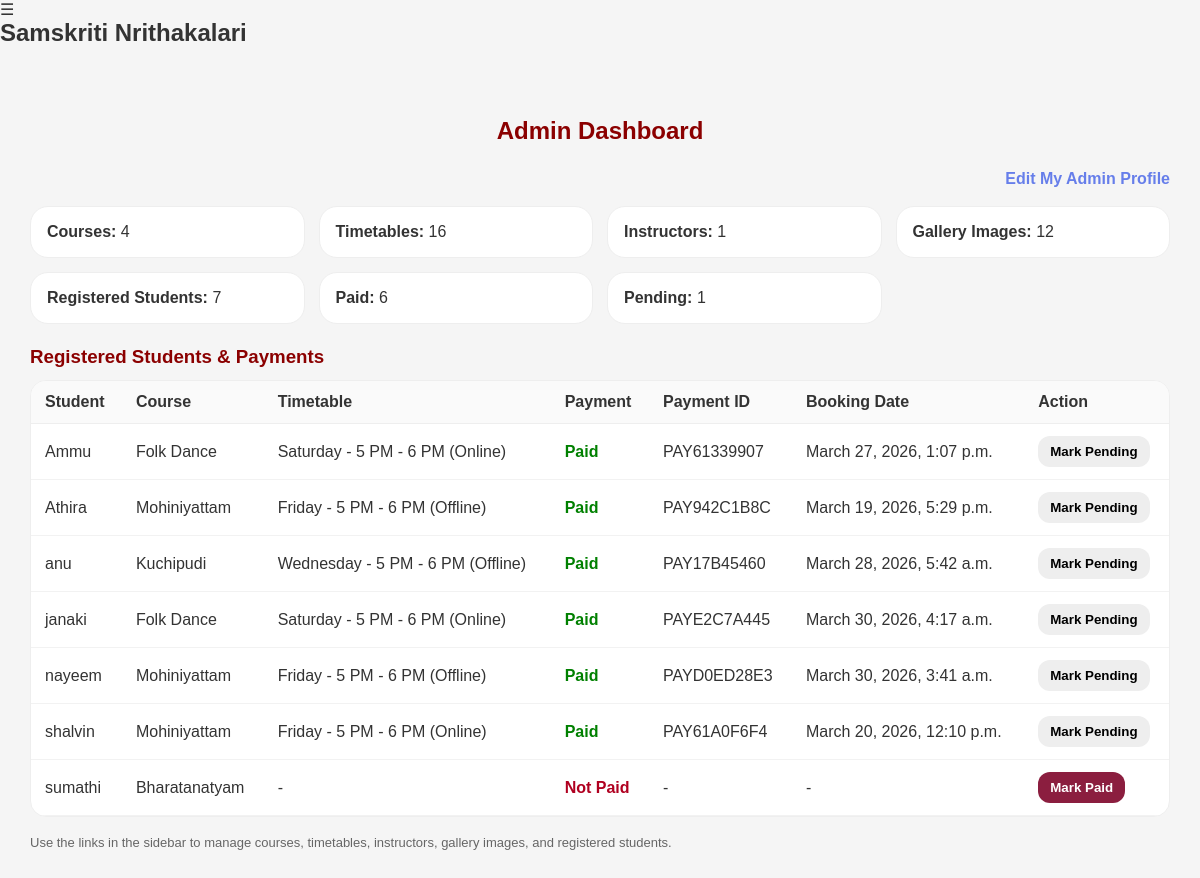
The page /admin-dashboard/ (signed in) on the database its author committed.
### core/models.py (models this page shows, shortened)
class UserProfile(models.Model):
    user = models.OneToOneField(User, on_delete=models.CASCADE)
    date_of_birth = models.DateField(null=True, blank=True)
    phone = models.CharField(max_length=15)
    address = models.TextField(blank=True, default="")
    profile_image = models.ImageField(upload_to="profile_images/", blank=True, null=True)
    selected_course = models.ForeignKey(
        Course,
        on_delete=models.SET_NULL,
        null=True,
        blank=True,
        related_name="selected_by_students",
    )
    selected_timetable = models.ForeignKey(
        Timetable,
        on_delete=models.SET_NULL,
        null=True,
        blank=True,
        related_name="selected_by_students",
    )
    admission_fee_paid = models.BooleanField(default=False)
    payment_id = models.CharField(max_length=100, blank=True, null=True)
    class Meta:
        ordering = ["user__username"]

class Course(models.Model):
    name = models.CharField(max_length=100, default="Course")
    description = models.TextField(blank=True)
    duration = models.CharField(max_length=50, blank=True)
    fee = models.DecimalField(max_digits=10, decimal_places=0, default=1000)
    is_active = models.BooleanField(default=True)
    image = models.ImageField(upload_to="course_images/", blank=True, null=True)
    class Meta:
        ordering = ["name"]

class Timetable(models.Model):
    MODE_ONLINE = "Online"
    MODE_OFFLINE = "Offline"
    MODE_CHOICES = [
        (MODE_ONLINE, "Online"),
        (MODE_OFFLINE, "Offline"),
    ]
    course = models.ForeignKey(Course, on_delete=models.CASCADE, related_name="timetables")
    day = models.CharField(max_length=20)
    time = models.CharField(max_length=50)
    mode = models.CharField(max_length=10, choices=MODE_CHOICES)
    class Meta:
        ordering = ["course__name", "day", "time"]
        unique_together = ("course", "day", "time", "mode")

class Booking(models.Model):
    PAYMENT_PENDING = "Pending"
    PAYMENT_PAID = "Paid"
    PAYMENT_STATUS_CHOICES = [
        (PAYMENT_PENDING, "Pending"),
        (PAYMENT_PAID, "Paid"),
    ]
    STATUS_ACTIVE = "Active"
    STATUS_CANCELLED = "Cancelled"
    BOOKING_STATUS_CHOICES = [
        (STATUS_ACTIVE, "Active"),
        (STATUS_CANCELLED, "Cancelled"),
    ]
    profile = models.OneToOneField(
        UserProfile, on_delete=models.CASCADE, related_name="booking"
    )
    course = models.ForeignKey(Course, on_delete=models.CASCADE)
    timetable = models.ForeignKey(Timetable, on_delete=models.CASCADE)
    booking_date = models.DateTimeField(auto_now_add=True)
    payment_status = models.CharField(
        max_length=20,
        choices=PAYMENT_STATUS_CHOICES,
        default=PAYMENT_PENDING,
    )
    payment_id = models.CharField(max_length=100, blank=True, null=True)
    status = models.CharField(
        max_length=20,
        choices=BOOKING_STATUS_CHOICES,
        default=STATUS_ACTIVE,
    )
    class Meta:
        ordering = ["-booking_date"]

### core/views.py (the view, shortened to what this page needs)
# urls.py: path("admin-dashboard/", views.admin_dashboard, name="admin_dashboard"),
@login_required
def admin_dashboard(request):
    if not is_admin_user(request.user):
        return redirect("dashboard")
    courses_count = Course.objects.count()
    timetables_count = Timetable.objects.count()
    instructors_count = Instructor.objects.count()
    gallery_count = GalleryImage.objects.count()
    students_count = (
        UserProfile.objects.exclude(user__is_staff=True).exclude(user__is_superuser=True).count()
    )
    paid_count = (
        UserProfile.objects.exclude(user__is_staff=True)
        .exclude(user__is_superuser=True)
        .filter(admission_fee_paid=True)
        .count()
    )
    pending_count = (
        UserProfile.objects.exclude(user__is_staff=True)
        .exclude(user__is_superuser=True)
        .filter(admission_fee_paid=False)
        .count()
    )
    students = (
        UserProfile.objects.select_related(
            "user", "selected_course", "selected_timetable", "booking"
        )
        .exclude(user__is_staff=True)
        .exclude(user__is_superuser=True)
        .order_by("user__username")
    )
    return render(
        request,
        "admin_dashboard.html",
        {
            "courses_count": courses_count,
            "timetables_count": timetables_count,
            "instructors_count": instructors_count,
            "gallery_count": gallery_count,
            "students_count": students_count,
            "paid_count": paid_count,
            "pending_count": pending_count,
            "students": students,
        },
    )

### core/views.py (called while the page is built)
def is_admin_user(user):
    return bool(user and user.is_authenticated and (user.is_staff or user.is_superuser))

### templates/admin_dashboard.html (shortened to what this page needs)
{% extends 'base.html' %}
{% block content %}
<div style="max-width:1200px;margin:40px auto;padding:30px;">
    <h2 style="text-align:center;color:#8B0000;margin-bottom:25px;">Admin Dashboard</h2>
    <div style="text-align:right;margin-bottom:18px;">
        <a
            href="{% url 'admin_profile' %}"
            style="color:#667eea;font-weight:800;text-decoration:none;"
        >
            Edit My Admin Profile
        </a>
    </div>
    <div style="display:grid;grid-template-columns:repeat(auto-fit,minmax(220px,1fr));gap:14px;margin-bottom:22px;">
        <div style="background:#fff;border:1px solid #eee;border-radius:18px;padding:16px;">
            <b>Courses:</b> {{ courses_count }}
        </div>
        <div style="background:#fff;border:1px solid #eee;border-radius:18px;padding:16px;">
            <b>Timetables:</b> {{ timetables_count }}
        </div>
        <div style="background:#fff;border:1px solid #eee;border-radius:18px;padding:16px;">
            <b>Instructors:</b> {{ instructors_count }}
        </div>
        <div style="background:#fff;border:1px solid #eee;border-radius:18px;padding:16px;">
            <b>Gallery Images:</b> {{ gallery_count }}
        </div>
        <div style="background:#fff;border:1px solid #eee;border-radius:18px;padding:16px;">
            <b>Registered Students:</b> {{ students_count }}
        </div>
        <div style="background:#fff;border:1px solid #eee;border-radius:18px;padding:16px;">
            <b>Paid:</b> {{ paid_count }}
        </div>
        <div style="background:#fff;border:1px solid #eee;border-radius:18px;padding:16px;">
            <b>Pending:</b> {{ pending_count }}
        </div>
    </div>
    <h3 style="color:#8B0000;margin:10px 0 12px;">Registered Students & Payments</h3>
    {% if students %}
        <div style="overflow:auto;border-radius:16px;border:1px solid #eee;background:white;">
            <table style="width:100%;border-collapse:collapse;">
                <thead>
                    <tr style="background:#fafafa;">
                        <th style="text-align:left;padding:12px 14px;border-bottom:1px solid #eee;">Student</th>
                        <th style="text-align:left;padding:12px 14px;border-bottom:1px solid #eee;">Course</th>
                        <th style="text-align:left;padding:12px 14px;border-bottom:1px solid #eee;">Timetable</th>
                        <th style="text-align:left;padding:12px 14px;border-bottom:1px solid #eee;">Payment</th>
                        <th style="text-align:left;padding:12px 14px;border-bottom:1px solid #eee;">Payment ID</th>
                        <th style="text-align:left;padding:12px 14px;border-bottom:1px solid #eee;">Booking Date</th>
                        <th style="text-align:left;padding:12px 14px;border-bottom:1px solid #eee;">Action</th>
                    </tr>
                </thead>
                <tbody>
                    {% for st in students %}
                        <tr>
                            <td style="padding:12px 14px;border-bottom:1px solid #f2f2f2;">
                                {{ st.user.username }}
                            </td>
                            <td style="padding:12px 14px;border-bottom:1px solid #f2f2f2;">
                                {% if st.selected_course %}{{ st.selected_course.name }}{% else %}-{% endif %}
                            </td>
                            <td style="padding:12px 14px;border-bottom:1px solid #f2f2f2;">
                                {% if st.selected_timetable %}{{ st.selected_timetable.day }} - {{ st.selected_timetable.time }} ({{ st.selected_timetable.mode }}){% else %}-{% endif %}
                            </td>
                            <td style="padding:12px 14px;border-bottom:1px solid #f2f2f2;">
                                {% if st.admission_fee_paid %}
                                    <span style="color:green;font-weight:800;">Paid</span>
                                {% else %}
                                    <span style="color:#b00020;font-weight:800;">Not Paid</span>
                                {% endif %}
                            </td>
                            <td style="padding:12px 14px;border-bottom:1px solid #f2f2f2;">
                                {% if st.payment_id %}{{ st.payment_id }}{% else %}-{% endif %}
                            </td>
                            <td style="padding:12px 14px;border-bottom:1px solid #f2f2f2;">
                                {% if st.booking %}{{ st.booking.booking_date }}{% else %}-{% endif %}
                            </td>
                            <td style="padding:12px 14px;border-bottom:1px solid #f2f2f2;">
                                {% if st.admission_fee_paid %}
                                    <form method="POST" style="display:inline;">
                                        <button type="submit" style="padding:8px 12px;border:none;border-radius:12px;background:#eee;cursor:pointer;font-weight:700;">Mark Pending</button>
                                    </form>
                                {% else %}
                                    <form method="POST" style="display:inline;">
                                        <button type="submit" style="padding:8px 12px;border:none;border-radius:12px;background:#8B1E3F;color:white;cursor:pointer;font-weight:700;">Mark Paid</button>
                                    </form>
                                {% endif %}
                            </td>
                        </tr>
                    {% endfor %}
                </tbody>
            </table>
        </div>
    {% else %}
        <p style="text-align:center;color:#555;">No registered students found.</p>
    {% endif %}
    <div style="margin-top:18px;color:#666;font-size:13px;">
        Use the links in the sidebar to manage courses, timetables, instructors, gallery images, and registered students.
    </div>
</div>
{% endblock %}

### static/css/style.css (style rules this page uses)
* { margin: 0; padding: 0; box-sizing: border-box; }
body { font-family: 'Poppins', sans-serif; background: #f5f5f5; color: #333; }

### rows shown on the page
UserProfile: user.username "Ammu", selected_course.name "Folk Dance", selected_timetable.day "Saturday", selected_timetable.time "5 PM - 6 PM", selected_timetable.mode "Online", admission_fee_paid "Paid", payment_id "PAY61339907", booking.booking_date "March 27, 2026, 1:07 p.m."
UserProfile: user.username "Athira", selected_course.name "Mohiniyattam", selected_timetable.day "Friday", selected_timetable.time "5 PM - 6 PM", selected_timetable.mode "Offline", admission_fee_paid "Paid", payment_id "PAY942C1B8C", booking.booking_date "March 19, 2026, 5:29 p.m."
UserProfile: user.username "anu", selected_course.name "Kuchipudi", selected_timetable.day "Wednesday", selected_timetable.time "5 PM - 6 PM", selected_timetable.mode "Offline", admission_fee_paid "Paid", payment_id "PAY17B45460", booking.booking_date "March 28, 2026, 5:42 a.m."
UserProfile: user.username "janaki", selected_course.name "Folk Dance", selected_timetable.day "Saturday", selected_timetable.time "5 PM - 6 PM", selected_timetable.mode "Online", admission_fee_paid "Paid", payment_id "PAYE2C7A445", booking.booking_date "March 30, 2026, 4:17 a.m."
UserProfile: user.username "nayeem", selected_course.name "Mohiniyattam", selected_timetable.day "Friday", selected_timetable.time "5 PM - 6 PM", selected_timetable.mode "Offline", admission_fee_paid "Paid", payment_id "PAYD0ED28E3", booking.booking_date "March 30, 2026, 3:41 a.m."
UserProfile: user.username "shalvin", selected_course.name "Mohiniyattam", selected_timetable.day "Friday", selected_timetable.time "5 PM - 6 PM", selected_timetable.mode "Online", admission_fee_paid "Paid", payment_id "PAY61A0F6F4", booking.booking_date "March 20, 2026, 12:10 p.m."
UserProfile: user.username "sumathi", selected_course.name "Bharatanatyam", admission_fee_paid "Not Paid"

### other values the page prints
{{ courses_count }} "4"
{{ timetables_count }} "16"
{{ instructors_count }} "1"
{{ gallery_count }} "12"
{{ students_count }} "7"
{{ paid_count }} "6"
{{ pending_count }} "1"
